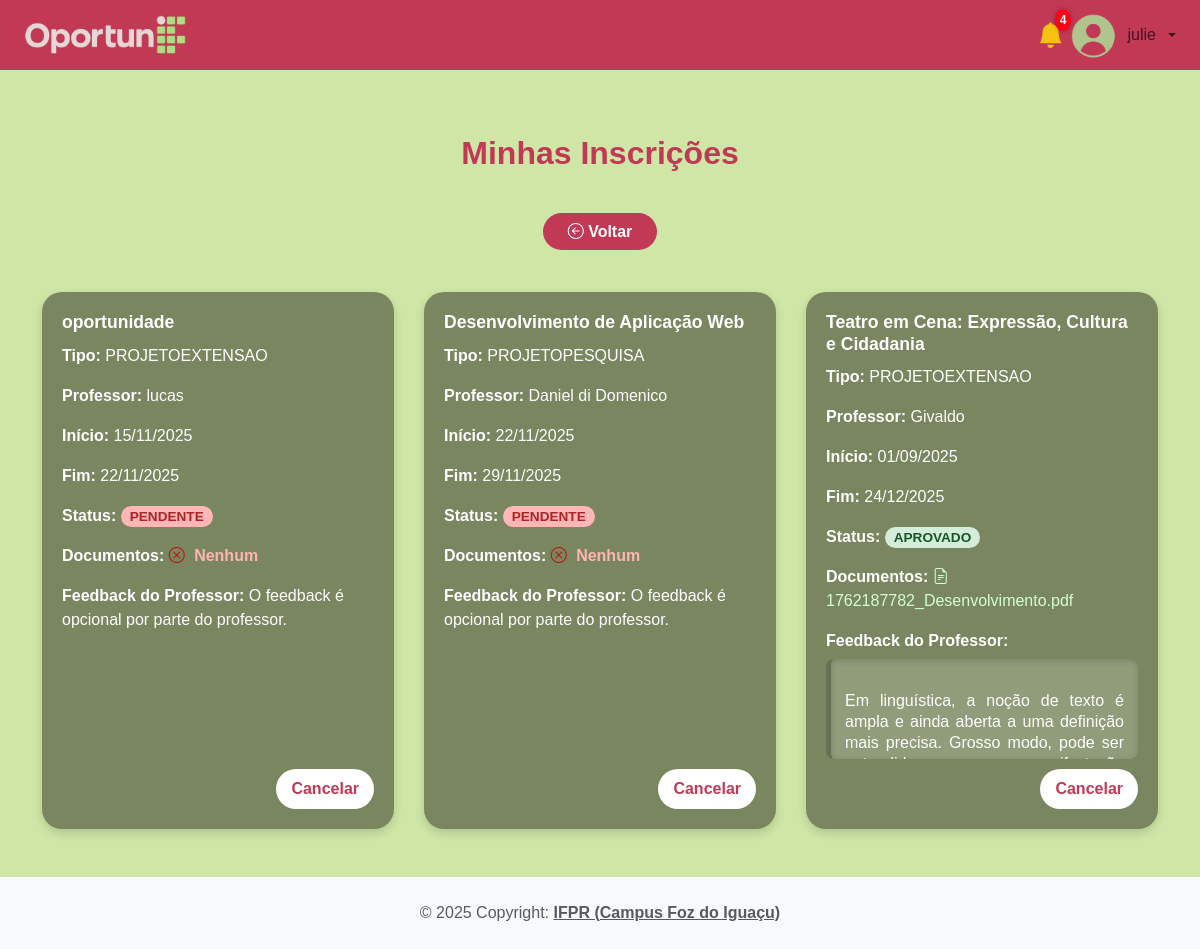
/app/controller/InscricaoController.php?action=listarInscricoes (signed in), run on the app's committed database.
### tables this page shows
CREATE TABLE `inscricoes` (
  `idInscricoes` int(11) NOT NULL,
  `documentosAnexo` varchar(100) DEFAULT NULL,
  `feedbackProfessor` text DEFAULT NULL,
  `status` enum('PENDENTE','APROVADO','REPROVADO') DEFAULT NULL,
  `idOportunidades` int(11) NOT NULL,
  `idUsuarios` int(11) NOT NULL,
  `dataInscricao` datetime DEFAULT current_timestamp()
);

CREATE TABLE `oportunidades` (
  `idOportunidades` int(11) NOT NULL,
  `titulo` longtext DEFAULT NULL,
  `descricao` longtext DEFAULT NULL,
  `tipoOportunidade` enum('ESTAGIO','PROJETOEXTENSAO','PROJETOPESQUISA') NOT NULL,
  `dataInicio` date NOT NULL,
  `dataFim` date NOT NULL,
  `documentoAnexo` varchar(100) DEFAULT NULL,
  `vaga` int(11) NOT NULL,
  `professor_responsavel` varchar(255) NOT NULL,
  `documentoEdital` varchar(255) DEFAULT NULL
);

### app/controller/InscricaoController.php (called while the page is built, shortened)
<?php
class InscricaoController extends Controller
{
    public function __construct()
    {
        $this->handleAction();
    }
    protected function listarInscricoes()
    {
        $idAluno = $_SESSION['usuarioLogadoId'];
        require_once(__DIR__ . "/../dao/InscricaoDAO.php");
        $inscricaoDao = new InscricaoDAO();
        $inscricoes = $inscricaoDao->listByAluno($idAluno);
        $dados["inscricoes"] = $inscricoes;
        $this->loadView("inscricao/inscricao_list.php", $dados);
    }
}
new InscricaoController();

### app/dao/InscricaoDAO.php (called while the page is built, shortened)
<?php
require_once(__DIR__ . "/../connection/Connection.php");
class InscricaoDAO
{
    private $conn;
    public function __construct()
    {
        $this->conn = Connection::getConn();
    }
    public function listByAluno(int $idAluno)
    {
        $sql = "SELECT i.*,
                       o.titulo,
                       o.descricao,
                       o.tipoOportunidade,
                       o.dataInicio,
                       o.dataFim,
                       o.vaga,
                       o.documentoAnexo,
                       o.professor_responsavel
                FROM inscricoes i
                INNER JOIN oportunidades o ON i.idOportunidades = o.idOportunidades
                WHERE i.idUsuarios = :idAluno
                ORDER BY i.idInscricoes DESC";
        $stmt = $this->conn->prepare($sql);
        $stmt->bindValue(":idAluno", $idAluno, PDO::PARAM_INT);
        $stmt->execute();
        return $stmt->fetchAll(PDO::FETCH_OBJ);
    }
}

### app/connection/Connection.php (called while the page is built)
<?php
class Connection
{
    public static function getConn()
    {
        $conn = new Connection();
        return $conn->getConnection();
    }
    public function getConnection()
    {
        $str_conn = "mysql:host=" . DB_HOST . ";dbname=" . DB_NAME;
        $options = array(
            PDO::MYSQL_ATTR_INIT_COMMAND => "SET NAMES utf8",
            PDO::ATTR_ERRMODE => PDO::ERRMODE_EXCEPTION
        );
        try {
            $conn = new PDO($str_conn, DB_USER, DB_PASSWORD, $options);
            return $conn;
        } catch (PDOException $e) {
            echo "Falha ao conectar na base de dados: " . $e->getMessage();
        }
    }
}

### app/view/inscricao/inscricao_list.php (the view, shortened to what this page needs)
<?php
require_once(__DIR__ . "/../include/header.php");
require_once(__DIR__ . "/../include/menu.php");
?>
<link rel="stylesheet" href="<?= BASEURL ?>/view/css/inscricao_lists.css">
<div class="container mt-5 mb-5">
    <h2 class="text-center titulo-pagina mb-4">Minhas Inscrições</h2>
    <div class="text-center mt-5 mb-5">
        <a href="<?= BASEURL ?>/controller/HomeController.php?action=homeAluno" class="btn-voltar">
            <i class="bi bi-arrow-left-circle"></i> Voltar
        </a>
    </div>
    <?php if (count($dados['inscricoes']) > 0): ?>
        <div class="cards-container">
            <?php foreach ($dados['inscricoes'] as $inscricao): ?>
                <div class="card-inscricao">
                    <div class="conteudo-card">
                        <h4 class="titulo-inscricao"><?= htmlspecialchars($inscricao->titulo) ?></h4>
                        <p><strong>Tipo:</strong> <?= htmlspecialchars($inscricao->tipoOportunidade) ?></p>
                        <p><strong>Professor:</strong> <?= htmlspecialchars($inscricao->professor_responsavel ?? "Não definido") ?></p>
                        <p><strong>Início:</strong> <?= date('d/m/Y', strtotime($inscricao->dataInicio)) ?></p>
                        <p><strong>Fim:</strong> <?= date('d/m/Y', strtotime($inscricao->dataFim)) ?></p>
                        <p><strong>Status:</strong>
                            <span class="status-badge <?= strtolower($inscricao->status) ?>">
                                <?= htmlspecialchars($inscricao->status) ?>
                            </span>
                        </p>
                        <p><strong>Documentos:</strong>
                            <?php if ($inscricao->documentosAnexo): ?>
                                <?php foreach (explode(',', $inscricao->documentosAnexo) as $doc): ?>
                                    <a href="<?= BASEURL ?>/../uploads/<?= trim($doc) ?>" target="_blank" class="link-doc">
                                        <i class="bi bi-file-earmark-text"></i> <?= htmlspecialchars(trim($doc)) ?>
                                    </a>
                                <?php endforeach; ?>
                            <?php else: ?>
                                <span class="sem-doc"><i class="bi bi-x-circle"></i> Nenhum</span>
                            <?php endif; ?>
                        </p>
                        <?php $feedback = trim($inscricao->feedbackProfessor ?? ''); ?>
                        <?php if (!empty($feedback)): ?>
                            <div class="feedback-label">Feedback do Professor:</div>
                            <div class="feedback-box">
                                <span class="feedback-text"><?= nl2br(htmlspecialchars($feedback)) ?></span>
                            </div>
                        <?php else: ?>
                            <p><strong>Feedback do Professor:</strong> O feedback é opcional por parte do professor.</p>
                        <?php endif; ?>
                    </div>
                    <a href="<?= BASEURL ?>/controller/InscricaoController.php?action=cancelar&idInscricao=<?= $inscricao->idInscricoes ?>"
                        onclick="return confirm('Tem certeza que deseja cancelar sua inscrição?')"
                        class="btn-cancelar">
                        Cancelar
                    </a>
                </div>
            <?php endforeach; ?>
        </div>
    <?php endif; ?>
</div>
<?php
require_once(__DIR__ . "/../include/footer.php");
?>

### app/view/css/menus.css (style rules this page uses)
* { margin: 0; padding: 0; box-sizing: border-box; }

### app/view/css/inscricao_lists.css (style rules this page uses)
body { background-color: #cfe6a6ff; font-family: "Poppins", sans-serif; }
.titulo-pagina { color: #c23956; font-weight: 700; }
.cards-container { display: grid; grid-template-columns: repeat(auto-fit, minmax(350px, 1fr)); gap: 30px; justify-items: center; }
.card-inscricao { background-color: #798660; color: #fff; border-radius: 20px; padding: 20px; box-shadow: 0 4px 10px rgba(0,0,0,0.15); display: flex; flex-direction: column; justify-content: space-between; transition: transform 0.2s ease, box-shadow 0.2s ease; width: 100%; max-width: 500px; min-height: 300px; }
.titulo-inscricao { font-weight: 700; font-size: 1.1rem; margin-bottom: 10px; }
.status-badge { padding: 3px 9px; border-radius: 20px; font-weight: 600; text-transform: capitalize; font-size: 0.85rem; }
.status-badge.aprovado { background-color: #d4edda; color: #155724; }
.status-badge.pendente { background-color: #ffb6b6ff; color: #ac2424ff; }
.link-doc { color: #d1ffd1; text-decoration: none; font-weight: 500; }
.link-doc i { margin-right: 5px; }
.sem-doc { color: #ffb4b4; font-weight: 600; }
.sem-doc i { color: #c01111ff; margin-right: 5px; }
.btn-cancelar { background-color: #fff; color: #c23956; font-weight: 600; border: none; border-radius: 25px; padding: 8px 15px; text-align: center; text-decoration: none; margin-top: 10px; align-self: flex-end; transition: background-color 0.2s ease, color 0.2s ease; }
.btn-voltar { background-color: #c23956; color: #fff; border-radius: 25px; padding: 10px 25px; text-decoration: none; font-weight: 600; transition: background-color 0.3s ease; }
.feedback-label { font-weight: bold; margin-bottom: 6px; color: #fff; font-size: 1rem; }
.feedback-box { background-color: #909c7a; border-left: 5px solid #667054; padding: 12px 14px; border-radius: 8px; font-size: 1rem; line-height: 1.3; color: #fff; text-align: justify; word-wrap: break-word; white-space: pre-line; max-height: 100px; overflow-y: auto; box-shadow: inset 0 2px 6px rgba(0,0,0,0.15); transition: box-shadow 0.3s ease, transform 0.2s ease; }
.feedback-text { display: block; color: #fff; }

### app/view/include/footer.php (style rules this page uses)
body { min-height: 100vh; display: flex; flex-direction: column; margin: 0; }

### data on the page
inscricoes: idOportunidades.titulo "oportunidade", idOportunidades.tipoOportunidade "PROJETOEXTENSAO", idOportunidades.professor_responsavel "lucas", idOportunidades.dataInicio "15/11/2025", idOportunidades.dataFim "22/11/2025", status "PENDENTE", documentosAnexo "Nenhum", shows "Feedback do Professor:"
inscricoes: idOportunidades.titulo "Desenvolvimento de Aplicação Web", idOportunidades.tipoOportunidade "PROJETOPESQUISA", idOportunidades.professor_responsavel "Daniel di Domenico", idOportunidades.dataInicio "22/11/2025", idOportunidades.dataFim "29/11/2025", status "PENDENTE", documentosAnexo "Nenhum", shows "Feedback do Professor:"
inscricoes: idOportunidades.titulo "Teatro em Cena: Expressão, Cultura e Cidadania", idOportunidades.tipoOportunidade "PROJETOEXTENSAO", idOportunidades.professor_responsavel "Givaldo", idOportunidades.dataInicio "01/09/2025", idOportunidades.dataFim "24/12/2025", status "APROVADO", documentosAnexo "1762187782_Desenvolvimento.pdf", feedbackProfessor "Em linguística, a noção de texto é ampla e ainda aberta a uma definição mais precisa. Grosso modo, pode ser…"

### other printed values
$notificacoes "4"
$nome "julie"
